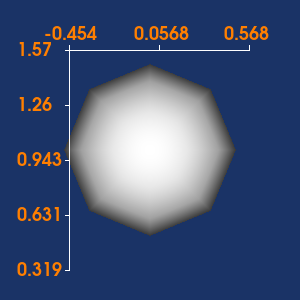

The Python source for this figure:
#!/usr/bin/env python

# Test vtkLegendScaleActor with custom axis visibility and text properties.

import vtkmodules.vtkInteractionStyle  # noqa: F401
import vtkmodules.vtkRenderingFreeType  # noqa: F401
import vtkmodules.vtkRenderingOpenGL2  # noqa: F401

from vtkmodules.vtkFiltersSources import vtkSphereSource
from vtkmodules.vtkRenderingAnnotation import vtkLegendScaleActor
from vtkmodules.vtkRenderingCore import (
    vtkActor,
    vtkPolyDataMapper,
    vtkRenderWindow,
    vtkRenderWindowInteractor,
    vtkRenderer,
    vtkTextProperty,
)

# Source
sphere_source = vtkSphereSource()
sphere_source.SetCenter(1, 2, 3)

# Mapper
sphere_mapper = vtkPolyDataMapper()
sphere_mapper.SetInputConnection(sphere_source.GetOutputPort())

# Actor
sphere_actor = vtkActor()
sphere_actor.SetMapper(sphere_mapper)

# Legend scale actor
legend_actor = vtkLegendScaleActor()
legend_actor.TopAxisVisibilityOn()
legend_actor.SetLabelModeToCoordinates()
legend_actor.AllAxesOff()
legend_actor.LeftAxisVisibilityOn()
legend_actor.TopAxisVisibilityOn()
legend_actor.LegendVisibilityOff()
legend_actor.SetLeftBorderOffset(70)
legend_actor.SetTopBorderOffset(50)
legend_actor.GetTopAxis().SetNumberOfLabels(3)
legend_actor.SetCornerOffsetFactor(1)
legend_actor.SetOrigin(1, 1, 1)

text_prop = vtkTextProperty()
text_prop.SetColor(1, 0.5, 0)
text_prop.SetFontSize(18)
text_prop.BoldOn()
legend_actor.SetUseFontSizeFromProperty(True)
legend_actor.SetAxesTextProperty(text_prop)

# Renderer
renderer = vtkRenderer()
renderer.AddActor(sphere_actor)
renderer.AddViewProp(legend_actor)
renderer.SetBackground(0.1, 0.2, 0.4)

# Render window
render_window = vtkRenderWindow()
render_window.AddRenderer(renderer)
render_window.SetWindowName("legend scale actor")
render_window.SetMultiSamples(0)
render_window.SetSize(300, 300)

# Interactor
interactor = vtkRenderWindowInteractor()
interactor.SetRenderWindow(render_window)

# Scene
renderer.GetActiveCamera().ParallelProjectionOn()
renderer.ResetCamera()

interactor.Initialize()
interactor.Start()
